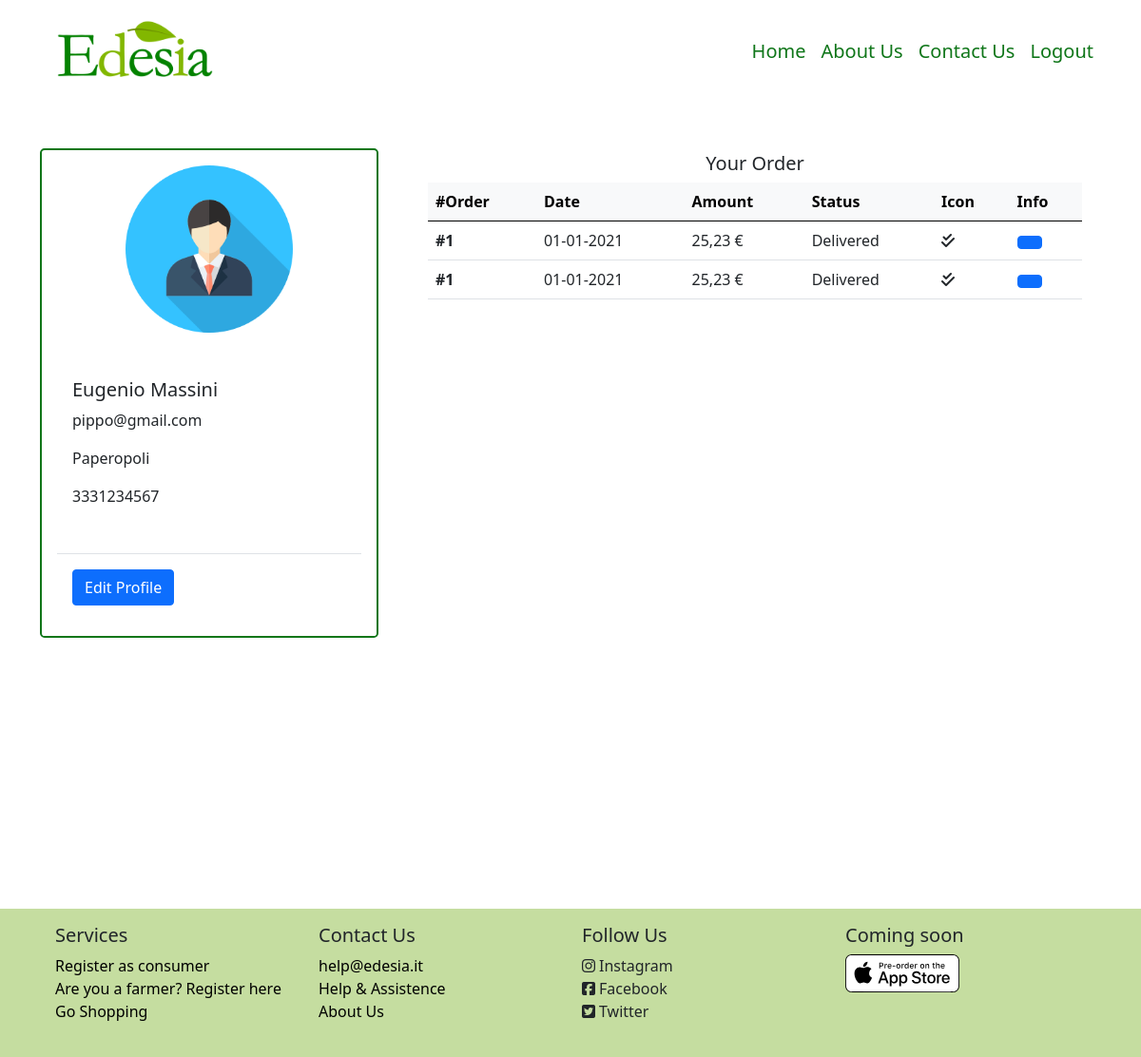
/consumer/1 (signed in), run on the app's committed database.
### model.py (models this page shows, shortened)
class Consumer(db.Model):
    id = db.Column(db.Integer, db.ForeignKey('user.id'), primary_key=True)
    consumer_name = db.Column(db.String(50), nullable=False)
    consumer_surname = db.Column(db.String(50), nullable=False)
    consumer_address = db.Column(db.String(50), nullable=False)
    consumer_phone = db.Column(db.String(12), nullable=False)
    __mapper_args__ = {
        'polymorphic_identity': 'consumer',
    }

class User (UserMixin, db.Model):
    id = db.Column(db.Integer, primary_key=True)  # Auto-incrementing
    email = db.Column(db.String(50), unique=True, nullable=False)
    name = db.Column(db.String(50), nullable=False)
    password_hash = db.Column(db.String(200), nullable=False)
    roleid = db.Column(db.Integer, db.ForeignKey('role.id'))
    type = db.Column(db.String(30))
    __mapper_args__ = {
        'polymorphic_identity': 'user',
        'polymorphic_on': type
    }

### app.py (the view)
@app.route('/consumer/<int:id>')
@login_required
def consumer(id):
    consumer = Consumer.query.filter_by(id=id).first()
    user = User.query.filter_by(id=id).first()
    return render_template('Pages/profile/profile_consumer.html', consumer=consumer, user=user)

### model.py (called while the page is built)
@login_manager.user_loader
def load_user(user_id):
    return User.query.get(int(user_id))

### templates/Pages/profile/profile_consumer.html (shortened to what this page needs)
{% extends 'Components/base.html' %}
{% block body %}
    <div class="container-lg min-vh-100">
        <div class="row mt-5 mb-5">
            <div class="col-4">
                <div class="card m-auto rounded-3 border-2" id="cardProfileConsumer">
                    <img src="/static/images/avatar.png" class="card-img-top mt-3 mb-3 m-auto" style="width: 50%">
                    <div class="card-body m-3">
                        <h5 class="card-title">{{ consumer.consumer_name }} {{ consumer.consumer_surname }}</h5>
                        <p class="card-text">{{ user.email }}</p>
                        <p class="card-text">{{ consumer.consumer_address }}</p>
                        <p class="card-text">{{ consumer.consumer_phone }}</p>
                    </div>
                    <div class="card-body border-top m-3">
                        <button class="btn btn-primary">Edit Profile</button>
                    </div>
                </div>
            </div>
            <div class="col-8">
                <div class="container-fluid m-1">
                    <div class="row text-center">
                        <h5>Your Order</h5>
                    </div>
                    <div class="table-responsive-lg">
                        <table class="table table-hover">
                            <thead class="table-light">
                                <tr>
                                    <th scope="col">#Order</th>
                                    <th scope="col">Date</th>
                                    <th scope="col">Amount</th>
                                    <th scope="col">Status</th>
                                    <th scope="col">Icon</th>
                                    <th scope="col">Info</th>
                                </tr>
                            </thead>
                            <tbody>
                                <tr>
                                    <th scope="row">#1</th>
                                    <td>01-01-2021</td>
                                    <td>25,23 €</td>
                                    <td>Delivered</td>
                                    <td><i class="fas fa-check-double"></i></td>
                                    <td><button class="btn btn-primary" type="button" data-bs-toggle="collapse" data-bs-target="#rowTest" aria-expanded="false" aria-controls="rowTest"></button></td>
                                </tr>
                                <tr>
                                    <th scope="row">#1</th>
                                    <td>01-01-2021</td>
                                    <td>25,23 €</td>
                                    <td>Delivered</td>
                                    <td><i class="fas fa-check-double"></i></td>
                                    <td><button class="btn btn-primary" type="button" data-bs-toggle="collapse" data-bs-target="#rowTest" aria-expanded="false" aria-controls="rowTest"></button></td>
                                </tr>
                            </tbody>
                        </table>
                    </div>
                </div>
            </div>
        </div>
    </div>
{% endblock %}

### static/personal.css (style rules this page uses)
#searchBar input, #cardResult, #cardProfileConsumer { border-color: #0F7619;; }

### data on the page
Consumer: consumer_name "Eugenio", consumer_surname "Massini", consumer_address "Paperopoli", consumer_phone "3331234567"
User: email "pippo@gmail.com"
